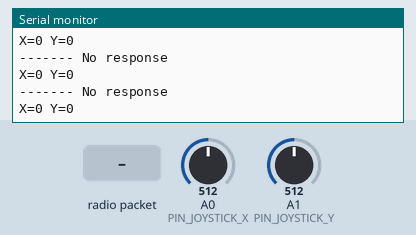
A sketch run on a simulated Arduino Uno, built with avr-gcc and run on an emulated ATmega328P. Parts: the last lines printed to the serial monitor. Inputs (shaded band) come from the test bench; at power-on: A0 (PIN_JOYSTICK_X) = 512, A1 (PIN_JOYSTICK_Y) = 512. No radio packets arrive unless stated.

Above: at 1.3 s.
1.4 s: radio packet "1" arrives
2.9 s: A0 (PIN_JOYSTICK_X) set to 610
At 3.07 s:
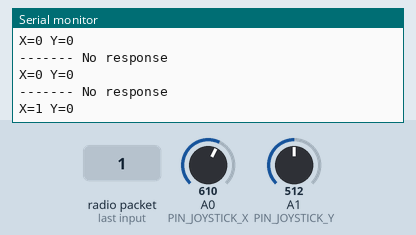
4.4 s: A1 (PIN_JOYSTICK_Y) set to 610
At 4.56 s:
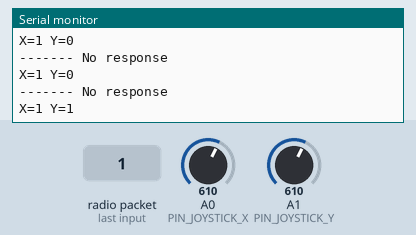
5.9 s: A0 (PIN_JOYSTICK_X) set to 590
At 6.04 s:
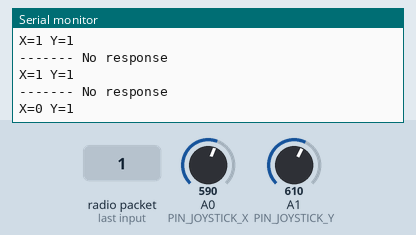
7.4 s: A1 (PIN_JOYSTICK_Y) set to 390
At 7.53 s:
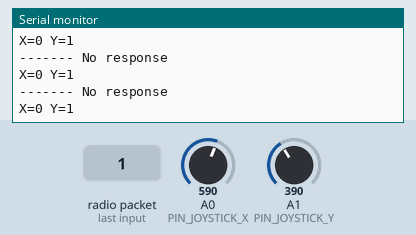
Timing chart, 0 to 9.9 s (numbered marks = the images above; inputs shaded):
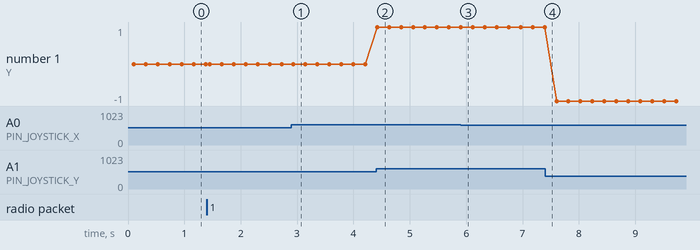

The sketch:

transmitter.ino
```cpp
/*
 *
 *
 *
 *
*/


//Include Libraries
#include <SPI.h>
#include <nRF24L01.h>
#include <RF24.h>

// Because of shitty radio I added delays between state transitions and ACK reception
#define SHITTY_RADIO_DELAY()   delay(5);

#define RESPONSE_TIMEOUT    150000  // in us
#define RADIO_CHECK_TIME    5000    // in ms
#define PIN_JOYSTICK_X      A0
#define PIN_JOYSTICK_Y      A1

#define DEBUG               1
#define TEST                0


uint32_t radioChekcTimer;


//create an RF24 object
RF24 radio(9, 8);  // CE, CSN


// TODO why only float works, uint32_t displays random shit after number 9..
struct dataStruct{
    int joystick[2];      // joystick[0] = X, joystick[1] = Y
} dataRx, dataTx;


void     MOWA_radio_reset();
uint32_t MOWA_radio_check();

void     MOWA_joystick_get();


void setup()
{
    // Power-up delay
    delay(100);
    Serial.begin(115200);
    Serial.println("Transmitter!");

    MOWA_radio_reset();

    radioChekcTimer = millis();
}

void loop()
{
    uint8_t ack, response;
    uint32_t rxTimestamp, txTimestamp;

    // Every x seconds verify the configuration of the radio.
    if(millis() - radioChekcTimer > RADIO_CHECK_TIME){
       radioChekcTimer = MOWA_radio_check();
    }

    // If radio failure detected, reset it
    if(radio.failureDetected){
        radio.failureDetected = false;
        delay(250);
        Serial.println("Radio failure detected, restarting radio");
        MOWA_radio_reset();
    }


    // Set module as transmitter
    radio.stopListening();

    MOWA_joystick_get();

#if DEBUG
    Serial.print("X=");
    Serial.print(dataTx.joystick[0]);
    Serial.print(" Y=");
    Serial.println(dataTx.joystick[1]);
#endif

    // Send the data
    txTimestamp = micros();
    ack = radio.write(&dataTx, sizeof(dataTx));

#if DEBUG
    if(!ack){
        Serial.println("------- No ACK");
    }
#endif

    // A bit of delay to receive ACK
    SHITTY_RADIO_DELAY();

    // Set to receiver mode
    radio.startListening();

    // Wait a bit for state transition
    SHITTY_RADIO_DELAY();

    unsigned long started_waiting_at = micros();
    response = 1;

    // Wait for response - with timeout if no response
    while (!radio.available()){
      if (micros() - started_waiting_at > RESPONSE_TIMEOUT){
          Serial.println("------- No response");
          response = 0;
          break;
      }
    }

    // Dont read data if no response
    if(response){
        radio.read(&dataRx, sizeof(dataRx));
        rxTimestamp = micros();

        if( (dataRx.joystick[0] != dataTx.joystick[0]) || (dataRx.joystick[1] != dataTx.joystick[1]) ){
            Serial.println("--------------DATA NOT THE SAME!");
            response = 0;
        }

    #if DEBUG
        //Serial.print("Round-trip delay:");
        //Serial.println(rxTimestamp - txTimestamp);
    #endif

        /* TODO test it on the end
        if(radio.available()){
            // TODO Not sure if this is OK --> if we call this even before radio reads the data
            // If radio.available() returns 1 more times, even after we read the data, there is something wrong
            Serial.println("--ERROR-------");
            radio.failureDetected = true;
        }*/
    }


#if TEST
    delay(1000);
#else
    delay(50);
#endif

}


void MOWA_radio_reset(){

    // Address through which two modules communicate.
    byte addresses[][6] = {"1Node","2Node"};

    radio.begin();

    // Set channel (0-125)
    radio.setChannel(20);
    // Enabled by default
    radio.setAutoAck(1);
    // Transmission power
    radio.setPALevel(RF24_PA_MAX);
    // Possible RF24_1MBPS and RF24_250KBPS
    radio.setDataRate(RF24_1MBPS);
    // Max CRC size
    radio.setCRCLength(RF24_CRC_16);

    // Set the address...one for transmitting one for receiving
    radio.openWritingPipe(addresses[0]);
    radio.openReadingPipe(1,addresses[1]);

    //Set module as transmitter
    radio.stopListening();
}

uint32_t MOWA_radio_check(){

    if(radio.getDataRate() != RF24_1MBPS){
      radio.failureDetected = true;
      Serial.print("Radio configuration error detected");
    }

    return millis();
}

void MOWA_joystick_get(){

    int joystickReadingX, joystickReadingY;

    // Get the values from joystick X
    joystickReadingX = analogRead(PIN_JOYSTICK_X);

    // Stay still
    if(joystickReadingX > 400 && joystickReadingX < 600){
        dataTx.joystick[0] = 0;
    }
    // Turn right
    else if (joystickReadingX >= 600){
        // Determine speed
        if(joystickReadingX < 1000){
            dataTx.joystick[0] = 1;
        }
        else{
            dataTx.joystick[0] = 2;
        }
    }
    // Turn left
    else if(joystickReadingX <= 400){
        // Determine speed
        if(joystickReadingX > 50){
            dataTx.joystick[0] = -1;
        }
        else{
            dataTx.joystick[0] = -2;
        }
    }

    // Get the values from joystick X
    joystickReadingY = analogRead(PIN_JOYSTICK_Y);

    // Stay still
    if(joystickReadingY > 400 && joystickReadingY < 600){
        dataTx.joystick[1] = 0;
    }
    // Go forward
    else if (joystickReadingY >= 600){
        // Determine speed
        if(joystickReadingY < 1000){
            dataTx.joystick[1] = 1;
        }
        else{
            dataTx.joystick[1] = 2;
        }
    }
    // Go backwards
    else if(joystickReadingY <= 400){
        // Determine speed
        if(joystickReadingY > 50){
            dataTx.joystick[1] = -1;
        }
        else{
            dataTx.joystick[1] = -2;
        }
    }
}
```

Measured:
- after the input at 2.9 s, the serial monitor: prints a new line at once (image 1)
- after the input at 4.4 s, the serial monitor: prints a new line at once (image 2)
- after the input at 5.9 s, the serial monitor: prints a new line at once (image 3)
- plotted number 1: 1 → -1 after the input at 7.4 s
